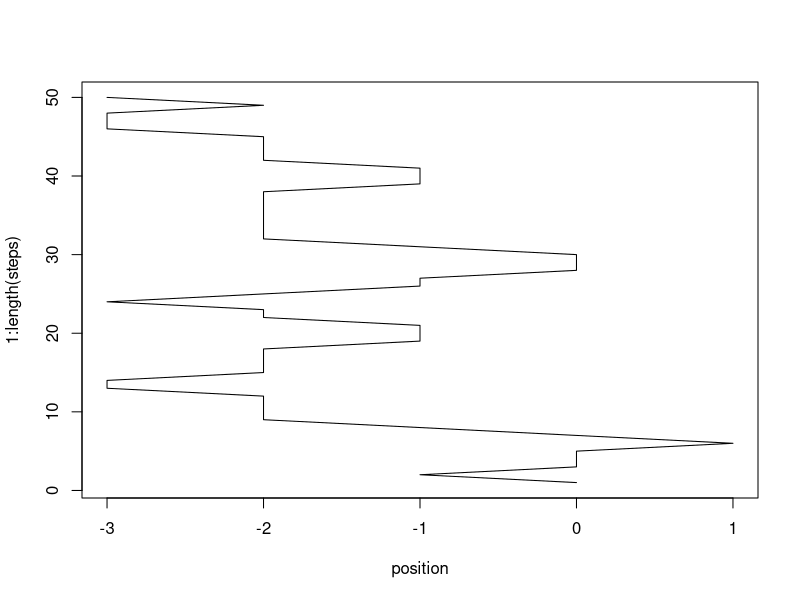
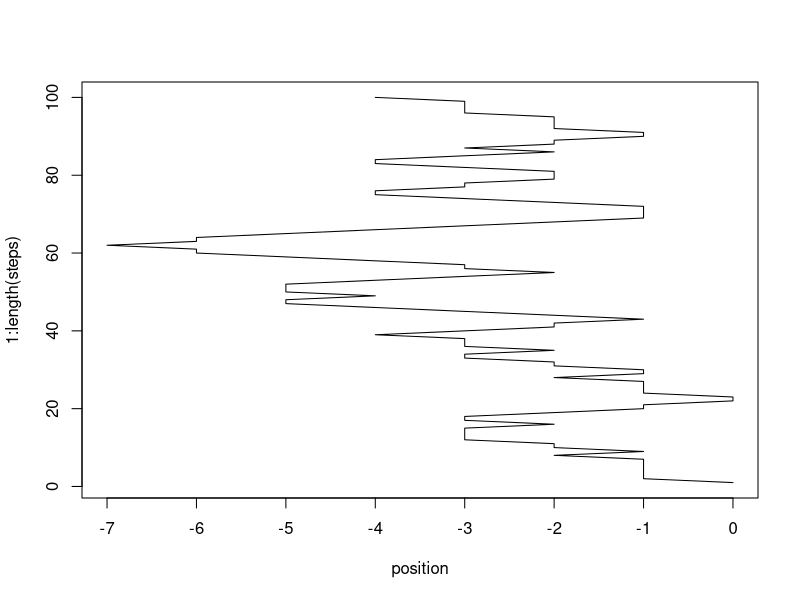
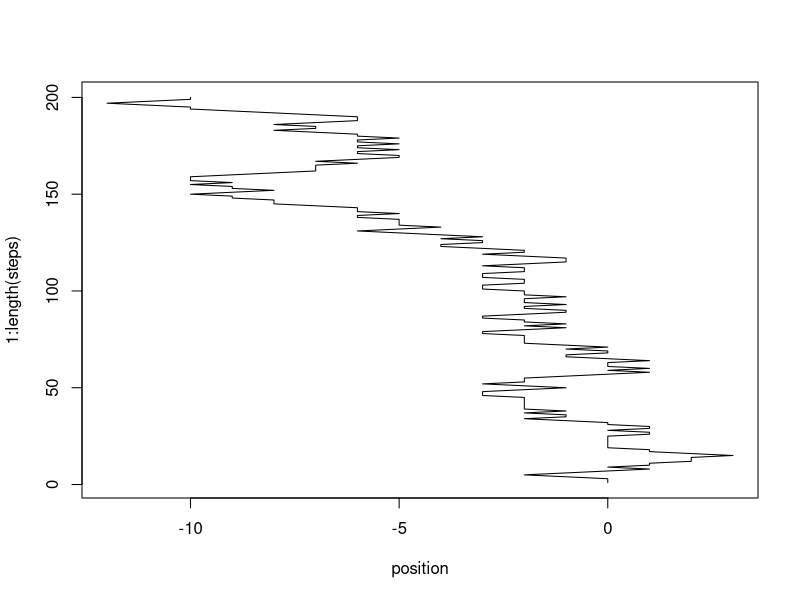

Write R code to recreate these figures, in order.
# For this simulation, we simulate a drunk student walking home. lets assume the following:
# 1. He continually walks forward as he knows where his house is (somewhat)
# 2. As he walks, he sways left or right with probability of 30/30
# 3. He manages to stay in the same line with probability 40
# 
# That is, from the previous step to the next, he either:
#             sways left          P(X=L)=0.3;
#             sways right         P(X=R)=0.3;
#             stays in the center P(X=C)=0.4;

#How would we simulate this, and plot his trajectory?

# Lets encode it: right: -1     left: 1     Center:0
# So now the problem boils down to simulating 0,1,-1


# lets initialise the steps he takes, say in total 50 of them

steps<-numeric(50)

for(i in 1:length(steps)){
  #simualte a random number between 0 and 1
  randNum<-runif(1)
  if(randNum < 0.3){        #that is, takes on first 30% of [0,1]
    steps[i]<- -1
  }
  
  if(randNum>=0.3 & randNum <0.6){      #takes on next 30% of [0,1]
    steps[i]<- 1
  }
  
  if(randNum >=0.6){              #takes on the remaining 40% of [0,1]
    steps[i]<-0
  }
}

# so now we know if he swayed left/right/center
# now we need to get his overall position. This is by taking his current position (say 0)
# and then adding next step (say -1). His new position would then be at 0 + -1 = -1. IF the 
# then takes another step to -1, his position would then be -2 (went right twice).

position<-numeric()
#assume starts at the center position
position[1]<-0

for(i in 2:length(steps)){
  #new position is previous one, plus step he took to left/right
  position[i]<-position[i-1]+steps[i]
}


#now lets plot the trajectory of this druken student. 

plot(x=position,y=1:length(steps),type="l")


# the type="l" argument above simply makes it a line plot



# FInally, putting it all together in a function, where n is the number of steps:


the_drunk_student<- function(n){
  steps<-numeric(n)
  for(i in 1:length(steps)){
    #simualte a random number
    randNum<-runif(1)
    if(randNum < 0.3){
      steps[i]<- -1
    }
    
    if(randNum>=0.3 & randNum <0.6){
      steps[i]<- 1
    }
    
    if(randNum >=0.6){
      steps[i]<-0
    }
  }
  
  position<-numeric()
  #assume starts at the center position
  position[1]<-0
  
  for(i in 2:length(steps)){
    #new position is previous one, plus step he took to left/right
    position[i]<-position[i-1]+steps[i]
  }
  plot(x=position,y=1:length(steps),type="l")
}
the_drunk_student(100)
the_drunk_student(200)
